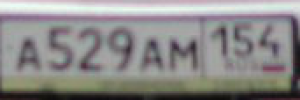
#> input picture OPENCV/OUPUT_ANOTHER/110.png, 300 x 100 px, given as the content of the folder D:/Github_project/VKR/ROI_PICTURE, which was not available
$ python Segmentation.py   (older library calls are emulated)
#> lines starting #> are read from the running program, lines starting #| are printed output that depends on the picture; after the words box and inside, x2 and y2 are one past the last pixel; in counts of white or black regions, pixels touching at a corner belong together; pictures that were not available may be replaced by others from this repository, and a replacement may not be noted
#> in find_license, im is the input picture: shape (100, 300, 3); mean B, G, R 136.3, 137.7, 139.5
#> in find_license, `height = np.size(im, 0)`: height = 100
#> in find_license, `width = np.size(im, 1)`: width = 300
#> in find_license, `h_max = height * h_coef_max / 100`: h_max = 90
#> in find_license, `h_min = height * h_coef_min / 100`: h_min = 12
#> in find_license, `w_max = width * w_coef_max / 100`: w_max = 270
#> in find_license, `w_min = width * w_coef_min / 100`: w_min = 30
#> in find_license, `gray_img = cv2.cvtColor(im, cv2.COLOR_BGR2GRAY)`:
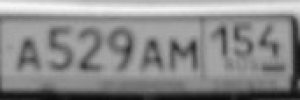
#> gray_img: shape (100, 300); min 11, max 248, mean 138.1
#> in find_license, `ret, thresh = cv2.threshold(gray_img , 127, 255, 0)`:
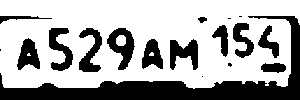
#> thresh: shape (100, 300); 67.1% white; 18 black regions (5 under 20 px)
#> in find_license, `im2, contours, hierarchy = cv2.findContours(thresh, cv2.RETR_LIST, cv2..`: contours = 19 contours, 6 with area under 20; largest, box (x1, y1, x2, y2) and area: (0, 0, 300, 89) 23908, (106, 27, 136, 71) 744, (48, 27, 74, 72) 610, (169, 38, 199, 71) 602, (78, 27, 103, 73) 600
#> the loop in find_license, `for c in contours:` made 19 passes
#> after the loop in find_license, `for c in contours:`: a = [((106, 70), (135, 27)), ((48, 71), (73, 27)), ((169, 70), (198, 39)), ((78, 72), (102, 27)), ((17, 69), (40, 38)), ((141, 69), (163, 38)), ((232, 58), (254, 22)), ((257, 58), (279, 24)), ((211, 57), (228, 24))]
#> the loop in delete_crosses, `for i in range(len(arr)):` made 9 passes
#> the loop in find_license, `for point1, point2 in ter:` made 9 passes
#> after the loop in find_license, `for point1, point2 in ter:`:
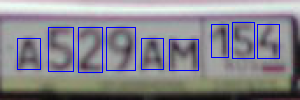
#> im: shape (100, 300, 3); 3.61% of pixels changed, all inside (x1, y1, x2, y2) = (17, 22, 280, 73)
### VIDEO/Detect_lines.py
import cv2
import math
import numpy as np
import os
import Segmentation as seg

# import Cascade_Haar as C
from matplotlib import pyplot as plt

def save_picture(OUT, img, i):
    cv2.imwrite(OUT + '\{0}'.format(i), img)

# [4 lines left out: function roi_area, not called in this run]

def open_picture(img,i):
    # img = cv2.imread(img)
    cv2.imshow(i, img)
    cv2.waitKey(0)
    cv2.destroyAllWindows()
    # D:\Git_project\VKR\CARS_ANOTHER    #D:\Git_project\VKR\CARS_ANOTHEROUPUT_ANOTHER
# cохраняет все файлы из ппаки с картинками и списком файлов из этой папки в папку OUT (все картинки на градус по алгоритму houghLine)
# [82 lines left out: functions save_rorates, detect_lines, rotate, find_license, not called in this run]


    # compute the bounding box of the of the paper region and return it
"""
if __name__ == '__main__':
    path_OUT = r'D:\Git_project\VKR\RORATE_CAR'
    path_in = r'D:\Git_project\VKR\THRESHOLD'
    path = r'D:\Git_project\VKR\RORATE_CAR'
    list_dir = os.listdir(path)
    for i in list_dir:
    #save_rorates(list_dir,path_in,path_OUT)
        ang,img = detect_lines(r'{0}\{1}'.format(path,i))
        open_picture(img)
        print(ang)
"""

# [9 lines that do not run on import are left out]
        #print(i)
        #print(a)

### VIDEO/Segmentation.py
import cv2
import math
import numpy as np
import os
import Detect_lines as dec
import Copy_delete as C


# [121 lines left out: functions max_min, crop_the_segments, seg_in_seg, inPolygon, take_character, Squre and 2 more, not called in this run]

if __name__ == '__main__':
    path = r'D:\Github_project\VKR\ROI_PICTURE'
    path_out = r'D:\Git_project\VKR\BAD_ROI'
    # im = find_license(path,'1.png')
    # dec.open_picture(im)
    # os.listdir(path) ["1.png"]
    list_dir = os.listdir(path)
    # list_dir.sort()
    # print(list_dir)
    for i in list_dir:
        im = find_license("{0}\{1}".format(path, i),i)
        dec.open_picture(im,i)

$ run again, on OPENCV/OUPUT_ANOTHER/176.png
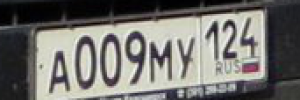
#> input picture OPENCV/OUPUT_ANOTHER/176.png, 300 x 100 px, given as the content of the folder D:/Github_project/VKR/ROI_PICTURE, which was not available
#> in find_license, im is the input picture: shape (100, 300, 3); mean B, G, R 111.1, 114.9, 116.1
#> in find_license, `height = np.size(im, 0)`: height = 100
#> in find_license, `width = np.size(im, 1)`: width = 300
#> h_max = 90
#> h_min = 12
#> w_max = 270
#> w_min = 30
#> in find_license, `ret, thresh = cv2.threshold(gray_img , 127, 255, 0)`:
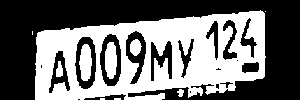
#> thresh: shape (100, 300); 44.2% white; 10 white regions (4 under 20 px)
#> in find_license, `im2, contours, hierarchy = cv2.findContours(thresh, cv2.RETR_LIST, cv2..`: contours = 26 contours, 9 with area under 20; largest, box (x1, y1, x2, y2) and area: (35, 10, 266, 100) 16218, (74, 36, 97, 90) 953, (99, 33, 122, 87) 948, (125, 30, 147, 85) 701, (150, 40, 173, 82) 516
#> in find_license, `contours = sorted(contours, key=cv2.contourArea, reverse=True)[:20]`: contours = 20 contours, 3 with area under 20; largest, box (x1, y1, x2, y2) and area: (35, 10, 266, 100) 16218, (74, 36, 97, 90) 953, (99, 33, 122, 87) 948, (125, 30, 147, 85) 701, (150, 40, 173, 82) 516
#> the loop in find_license, `for c in contours:` made 20 passes
#> after the loop in find_license, `for c in contours:`: a = [((74, 89), (96, 36)), ((99, 86), (121, 33)), ((125, 84), (146, 30)), ((150, 81), (172, 40)), ((49, 93), (70, 50)), ((79, 80), (91, 44)), ((222, 60), (237, 19)), ((177, 78), (193, 38)), ((239, 58), (257, 17)), ((205, 60), (218, 20))]
#> the loop in delete_crosses, `for i in range(len(arr)):` made 10 passes
#> the loop in find_license, `for point1, point2 in ter:` made 9 passes
#> after the loop in find_license, `for point1, point2 in ter:`:
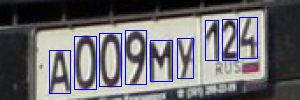
#> im: shape (100, 300, 3); 3.84% of pixels changed, all inside (x1, y1, x2, y2) = (49, 17, 258, 94)

$ run again, on OPENCV/OUPUT_ANOTHER/188.png
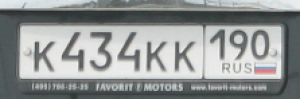
#> input picture OPENCV/OUPUT_ANOTHER/188.png, 300 x 99 px, given as the content of the folder D:/Github_project/VKR/ROI_PICTURE, which was not available
#> in find_license, im is the input picture: shape (99, 300, 3); mean B, G, R 148.6, 149, 145.5
#> height = 99
#> width = 300
#> h_max = 89.1
#> h_min = 11.88
#> w_max = 270
#> w_min = 30
#> in find_license, `ret, thresh = cv2.threshold(gray_img , 127, 255, 0)`:
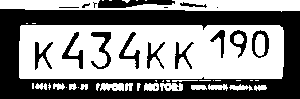
#> thresh: shape (99, 300); 54.2% white; 22 black regions (9 under 20 px)
#> in find_license, `im2, contours, hierarchy = cv2.findContours(thresh, cv2.RETR_LIST, cv2..`: contours = 60 contours, 32 with area under 20; largest, box (x1, y1, x2, y2) and area: (19, 25, 284, 79) 13936, (0, 0, 300, 12) 2313, (251, 29, 270, 59) 425, (90, 31, 112, 70) 344, (229, 29, 248, 59) 305
#> in find_license, `contours = sorted(contours, key=cv2.contourArea, reverse=True)[:20]`: contours = 20 contours; largest, box (x1, y1, x2, y2) and area: (19, 25, 284, 79) 13936, (0, 0, 300, 12) 2313, (251, 29, 270, 59) 425, (90, 31, 112, 70) 344, (229, 29, 248, 59) 305
#> the loop in find_license, `for c in contours:` made 20 passes
#> after the loop in find_license, `for c in contours:`: a = [((90, 69), (111, 31)), ((61, 69), (83, 31)), ((118, 69), (140, 31))]
#> the loop in delete_crosses, `for i in range(len(arr)):` made 3 passes
#> after the loop in delete_crosses, `for i in range(len(arr)):`: banned = []; result = [((61, 69), (83, 31)), ((90, 69), (111, 31)), ((118, 69), (140, 31))]
#> ter has the same summary as result in delete_crosses
#> the loop in find_license, `for point1, point2 in ter:` made 3 passes
#> after the loop in find_license, `for point1, point2 in ter:`:
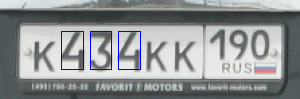
#> im: shape (99, 300, 3); 1.21% of pixels changed, all inside (x1, y1, x2, y2) = (61, 31, 141, 70)
#> after the loop in find_license, `for point1, point2 in ter:`: oh = 3
